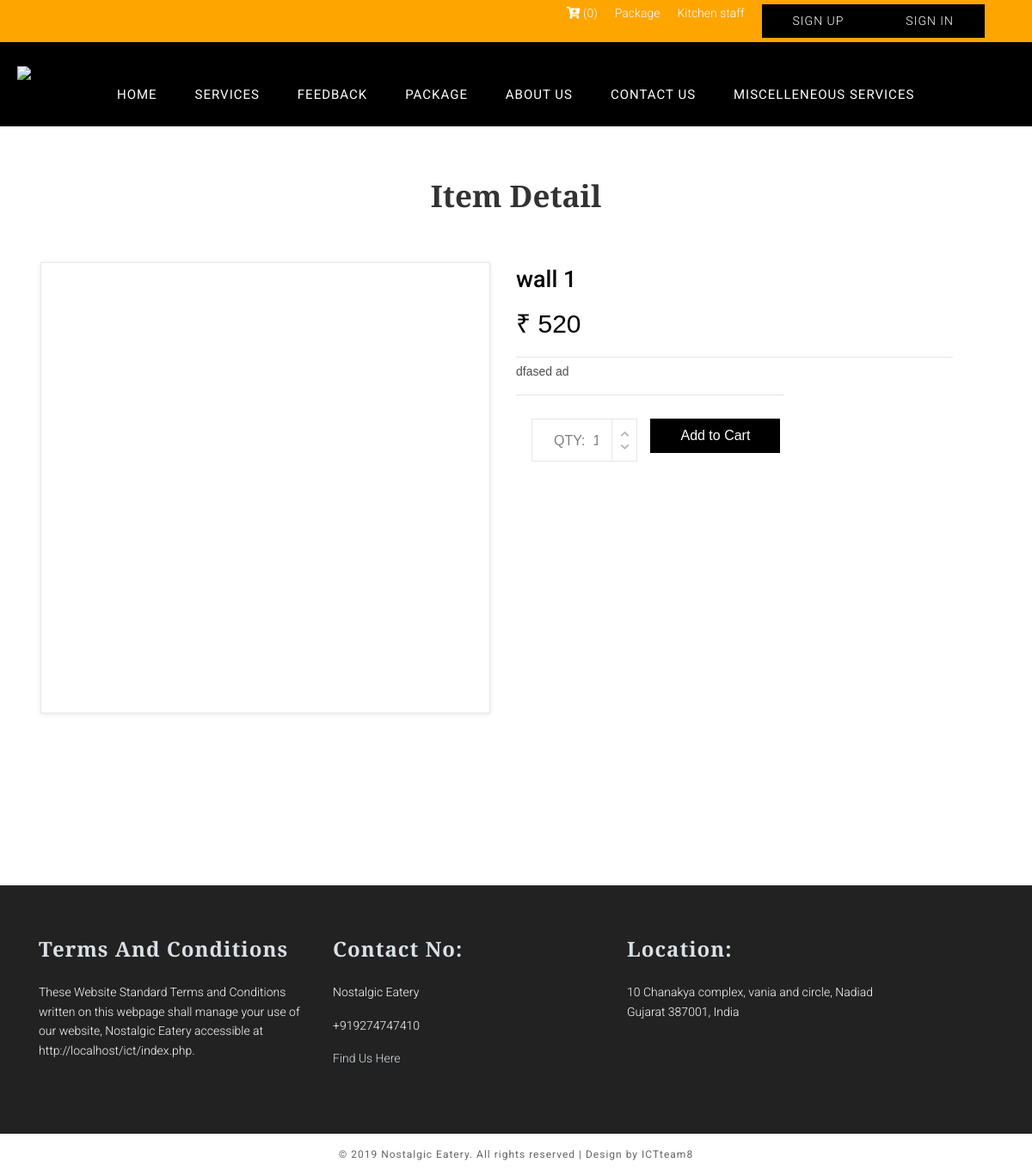
/item-detail.php, run on an earlier commit of the app's database.
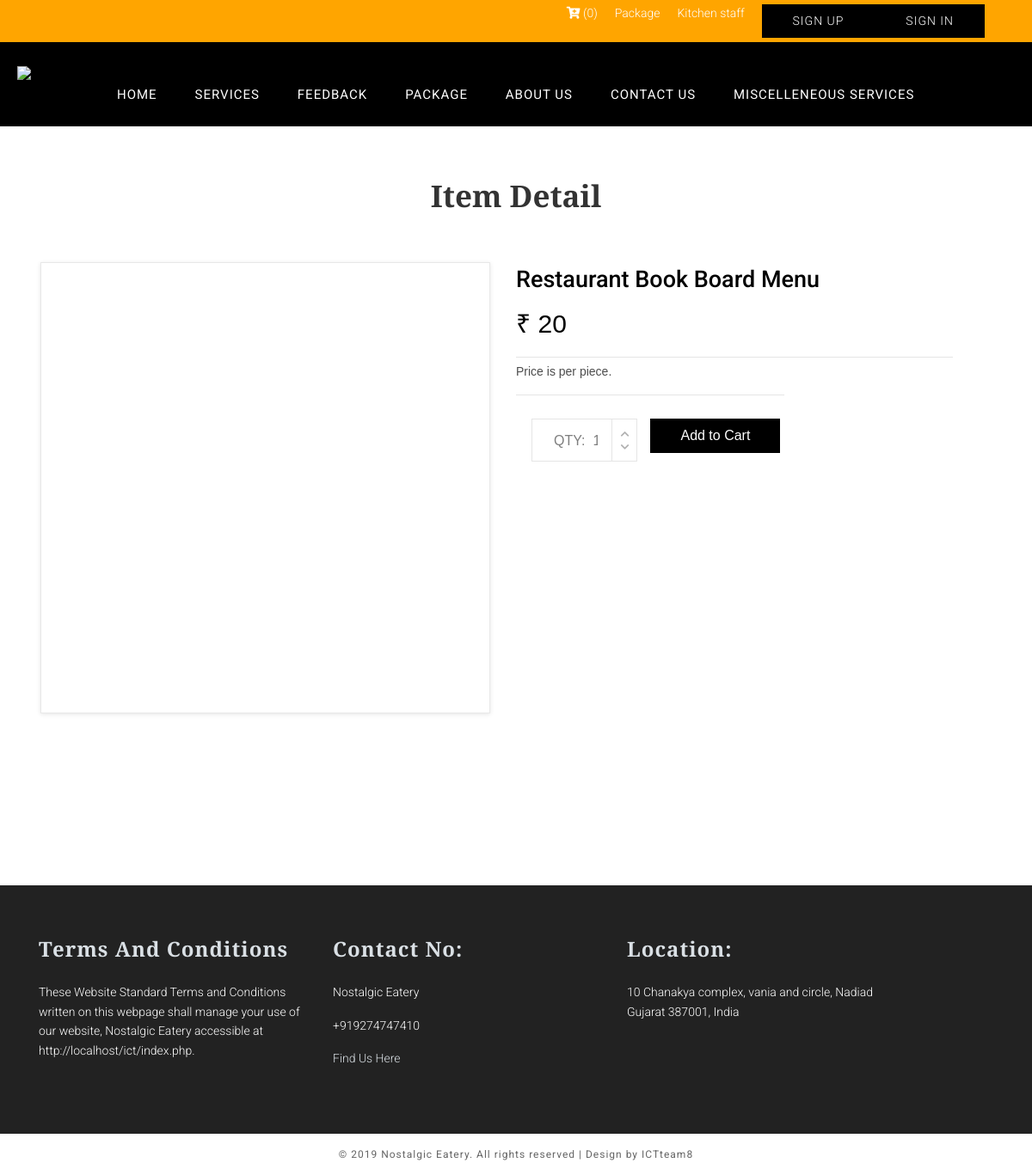
And on a later commit of the database.
### tables this page shows
CREATE TABLE `products` (
  `id` int(11) NOT NULL,
  `product_code` varchar(255) DEFAULT NULL,
  `product_name` varchar(255) DEFAULT NULL,
  `product_cat` varchar(255) DEFAULT NULL,
  `price` int(255) DEFAULT NULL,
  `descrptions` longtext,
  `img_name` varchar(255) DEFAULT NULL,
  `created_at` datetime DEFAULT CURRENT_TIMESTAMP
);

### server.php (called while the page is built, shortened)
<?php
$servername = "localhost";
$username = "root";
$password = "";
$db = "ictatjcu_cons2";
$conn = mysqli_connect($servername, $username, $password, $db);
function print_items_by_item_id($id = null)
{
	global $conn;
	$table = "products";
	$query = "SELECT * FROM " . $table;
	$query .= " order by id DESC limit 1";
	$query = mysqli_query($conn, $query);
	return  mysqli_fetch_all($query, MYSQLI_ASSOC);
}
?>

### item-detail.php (the view, shortened to what this page needs)
<?php include('server.php') ?>
<!DOCTYPE html>
<html>
<head>
    <?php require_once 'include/header_css.php'; ?>
</head>
<body>
<div id="wrapper">
      <?php include("include/nav.inc") ?>
<section class="full internal-page section">
	<div class="container">
    <div class="heading">
        <h2 class="section-title">Item Detail</h2>
    </div>
    <div class="single_product">
        <div class="row" style="width: 100%">
            <?php
                $item_id = "";
                $items_details = print_items_by_item_id($item_id);
			    foreach ($items_details as $key => $item) {
					?>
                    <div class="col-lg-6 order-lg-2 order-1">
                        <div class="image_selected">
                        </div>
                    </div>
                    <div class="col-lg-6 order-3">
                        <div class="product_description">
                            <div class="product_name"><?php echo $item['product_name'];?></div>
                            <span class="product_price">₹ <?php echo $item['price'];?></span>
                            <hr class="singleline">
                            <div class="product_info"><?php echo $item['descrptions'];?>
                        <hr class="singleline">
                        <form action="<?php echo ADMIN_ACTION_URL?>?action=add_to_cart" id="items" method="post" style="width: 100%">
                            <div class="row">
                                <div class="col-xs-12" style="margin-left: 13px;">
                                    <div class="product_quantity"> <span>QTY: </span>
                                    <input id="quantity_input" name="qty" type="number" pattern="[0-9]*" min="1" value="1">
                                        <div class="quantity_buttons">
                                            <div id="quantity_inc_button" class="quantity_inc quantity_control"><i class="fas fa-chevron-up"></i></div>
                                            <div id="quantity_dec_button" class="quantity_dec quantity_control"><i class="fas fa-chevron-down"></i></div>
                                        </div>
                                    </div>
                                </div>
                                <div class="col-xs-6">
                                    <button type="submit" class="btn btn-primary shop-button" style="margin-left: 15px;">Add to Cart</button>
                                </div>
                            </div>
                        </form>
                    </div>
                </div>
            <?php } ?>
        </div>
    </div>
	</div>
</section>
</div>
    <?php include("include/footer.inc") ?>
</body>
</html>

What changed in the data, as far as the page shows it:
removed products: product_name "wall 1", price "520", descrptions "dfased ad"
added products: product_name "Restaurant Book Board Menu", price "20", descrptions "Price is per piece."
